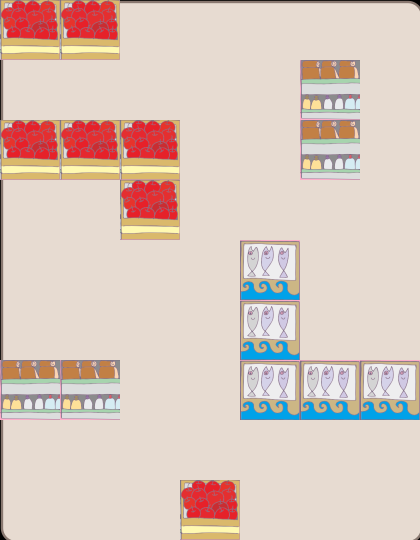

A level layout from a 2D game, rendered from its tile map. Below: a short description, then the map file with tile-grid data replaced by summaries:
An orthogonal 7x9 tile map with 60x60 px tiles, 3 tile layers (background, Items, wall), 3 tilesets and 14 objects (food1, food2, food3, food4, food5, ...).

<map version="1.0" orientation="orthogonal" width="7" height="9" tilewidth="60" tileheight="60">
 <tileset firstgid="1" name="wall" tilewidth="60" tileheight="60">
  <image source="wall.png" width="120" height="120" />
 </tileset>
 <tileset firstgid="5" name="background1" tilewidth="60" tileheight="60">
  <image source="background1.png" width="424" height="544" />
 </tileset>
 <tileset firstgid="68" source="metaset1.tsx" />
 <layer name="background" width="7" height="9">
  <data>[63 cells, 63 non-empty, 63 distinct tile ids]</data>
 </layer>
 <layer name="Items" width="7" height="9">
  <properties>
   <property name="Wall" value="YES" />
  </properties>
  <data>[63 cells, 16 non-empty, 1 distinct tile ids]</data>
 </layer>
 <layer name="wall" width="7" height="9">
  <properties>
   <property name="Wall" value="YES" />
  </properties>
  <data>[63 cells, 16 non-empty, 3 distinct tile ids]</data>
 </layer>
 <objectgroup name="foods" width="7" height="9">
  <object name="food1" x="125" y="65" width="52" height="50" />
  <object name="food2" x="61" y="183" width="54" height="53" />
  <object name="food3" x="185" y="246" width="50" height="48" />
  <object name="food4" x="303" y="306" width="51" height="51" />
  <object name="food5" x="364" y="63" width="52" height="51" />
  <object name="food6" x="7" y="305" width="51" height="51" />
  <object name="food7" x="3" y="425" width="51" height="51" />
 </objectgroup>
 <objectgroup name="items" width="7" height="9">
  <object name="item1" x="123" y="4" width="51" height="51" />
  <object name="item2" x="245" y="123" width="51" height="51" />
  <object name="item3" x="303" y="184" width="53" height="51" />
  <object name="item4" x="245" y="5" width="50" height="50" />
 </objectgroup>
 <objectgroup name="endPoint" width="7" height="9">
  <object name="counter" x="363" y="3" width="51" height="51" />
 </objectgroup>
 <objectgroup name="object" width="7" height="9">
  <object name="character" x="363" y="483" width="53" height="52">
   <ellipse />
  </object>
 </objectgroup>
 <objectgroup name="obstacle" width="7" height="9">
  <object name="obstaclePoint" x="183" y="363" width="51" height="51" />
 </objectgroup>
</map>
